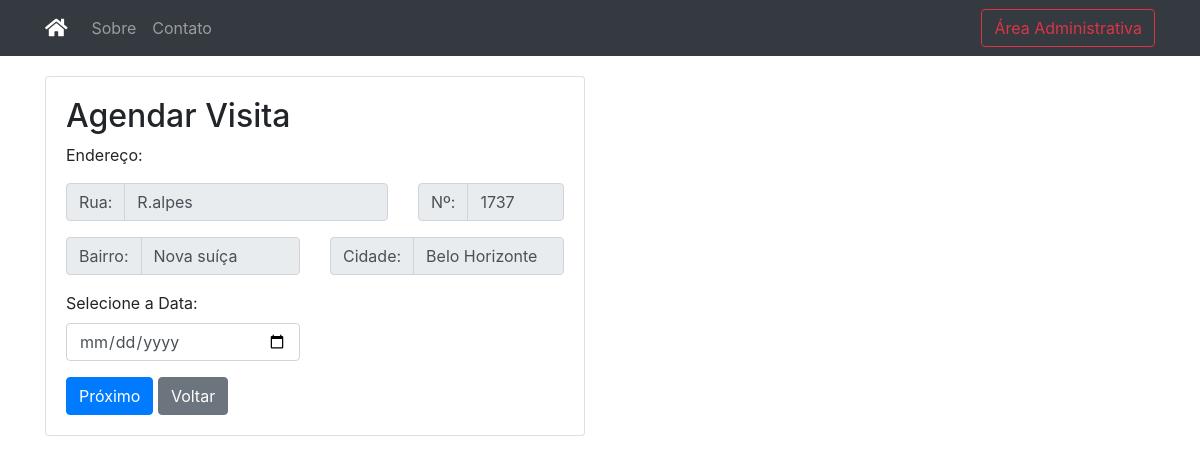
The app's page /agendamento?tipoImovel=casa&id=13 with its own data.
### cadastro/models.py (models this page shows)
class Casa(models.Model):
    qtdeQuartos = models.IntegerField()
    qtdeSuites = models.IntegerField()
    qtdeSalaEstar = models.IntegerField()
    qtdeVagasGaragem = models.IntegerField()
    area = models.IntegerField()
    possuiArmarioEmbutido = models.BooleanField(choices=BOOL_CHOICES)
    descricao = models.TextField()
    aluguel = models.IntegerField(null=True,blank=True)
    endereco = models.TextField(null=True,blank=True)

### cadastro/views.py (the view, shortened to what this page needs)
# urls.py: path('agendamento',agendamento),
def agendamento(request):
    if request.method == 'POST':
        data = request.POST['data']
        idImovel = request.POST['id']
        tipoImovel = request.POST['tipoImovel']
        horario = request.POST['horario']
        nomeCliente = request.POST['nomeCliente']
        data = data +' ' + horario + ':0'
        novoHorario = HorarioMarcado(idImovel=idImovel, tipoImovel=tipoImovel, data=data, nomeCliente=nomeCliente)
        novoHorario.save()
        messages.success(request, "Horário Agendado com sucesso!")
        return redirect('/')
    else:
        idImovel = request.GET['id']
        if request.GET['tipoImovel'] == 'casa':
            casa = Casa.objects.filter(id=idImovel)
            tipoImovel = 'casa'
            context = {
                'imovel' : casa,
                'tipoImovel': 'casa',
                'rua' : casa[0].endereco.split(', ')[0],
                'numero' : casa[0].endereco.split(', ')[1],
                'bairro' : casa[0].endereco.split(', ')[2],
                'cidade' : casa[0].endereco.split(', ')[3]
            }
        if 'data' in request.GET:
            data = request.GET['data']
            horariosLivres = []
            horariosOcupados = []
            reservas = HorarioMarcado.objects.filter(idImovel=idImovel,tipoImovel=tipoImovel)
            for r in reservas:
                horariosOcupados.append(r.data.hour)
            for i in range(8,18):
                if i not in horariosOcupados:
                    horariosLivres.append(str(i))
            context['data'] = data
            context['horariosLivres'] = horariosLivres
            return render(request, 'agendamento2.html', context)
        else:
            return render(request, 'agendamento.html', context)

### templates/agendamento.html (shortened to what this page needs)
{% extends 'base.html' %}
{% load static %}
{% block content %}
    <div class="container" style='margin-top:20px'>
        <div class="row">
            <div class="col-sm-6">
                <div class="card">
                    <div class="card-body">
						{% for imovel in imovel %}
                        <h2>Agendar Visita</h2>
						<form method='get' action='agendamento' class="row g-3">
							<div class="form-group col-md-12">
								Endereço:
							</div>
							<div class="input-group mb-3 col-md-8">
							  <div class="input-group-prepend">
								<label class="input-group-text" for="inputGroupSelect01">Rua:</label>
							  </div>
							  <input disabled type="text" class="form-control" name="rua" value="{{rua}}">
							</div>
							<div class="input-group mb-3 col-md-4">
							  <div class="input-group-prepend">
								<label class="input-group-text" for="inputGroupSelect01">Nº:</label>
							  </div>
							  <input disabled type="text" class="form-control" name="numero" value="{{numero}}">
							</div>
							<div class="input-group mb-3 col-md-6">
							  <div class="input-group-prepend">
								<label class="input-group-text" for="inputGroupSelect01">Bairro:</label>
							  </div>
							  <input disabled type="text" class="form-control" name="bairro" value="{{bairro}}">
							</div>
							<div class="input-group mb-3 col-md-6">
							  <div class="input-group-prepend">
								<label class="input-group-text" for="inputGroupSelect01">Cidade:</label>
							  </div>
							  <input disabled type="text" class="form-control" name="cidade" value="{{cidade}}">
							</div>
                            <div class="mb-3 col-md-6">
								<label for="data">Selecione a Data:</label>
								<input required type="date" class="form-control" name="data">
							</div>
							<div class="col-md-12">
                                <button type="submit" class="btn btn-primary">Próximo</button>
                                <a href="agendar" class="btn btn-secondary">Voltar</a>
							</div>
						</form>
						{% endfor %}
                    </div>
                </div>
            </div>
        </div>
    </div>
{% endblock %}

### records on screen
Casa: rua "R.alpes", numero "1737", bairro "Nova suíça", cidade "Belo Horizonte"
